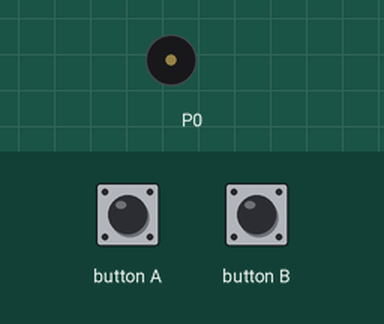
Simulated run of this program. Board: BBC micro:bit (MakeCode). On the bench: buzzer (waves = sounding). The inputs (shaded band) are chosen by the test bench.

Above: at 1.2 s.
1.3 s: button A pressed for 0.15 s
At 4.6 s:
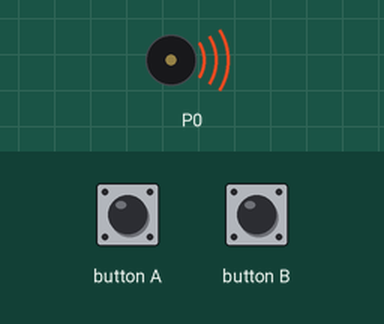
Timing chart, 0 to 10.3 s (numbered marks = the images above; inputs shaded):
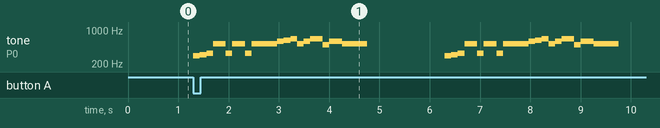

The program:

main.ts
```typescript
basic.forever(function () {
    if (input.buttonIsPressed(Button.A)) {
        for (let index = 0; index < 3; index++) {
            music.startMelody(music.builtInMelody(Melodies.Entertainer), MelodyOptions.Once)
            basic.pause(5000)
        }
    }
    if (input.buttonIsPressed(Button.B)) {
        for (let index = 0; index < 3; index++) {
            music.startMelody(music.builtInMelody(Melodies.Ringtone), MelodyOptions.Once)
            basic.pause(3000)
        }
    }
})
```

test.ts
```typescript
// тут проходять випробування; ця компіляція не відбуватиметься, коли цей пакет використовуватиметься як розширення.
```

Measured:
- after the input at 1.3 s, tone on P0: plays 294 Hz for 0.13 s, 311 Hz for 0.13 s, 330 Hz for 0.13 s, 523 Hz for 0.26 s, 330 Hz for 0.13 s, 523 Hz for 0.26 s … (34 notes in this stretch), starting at once
